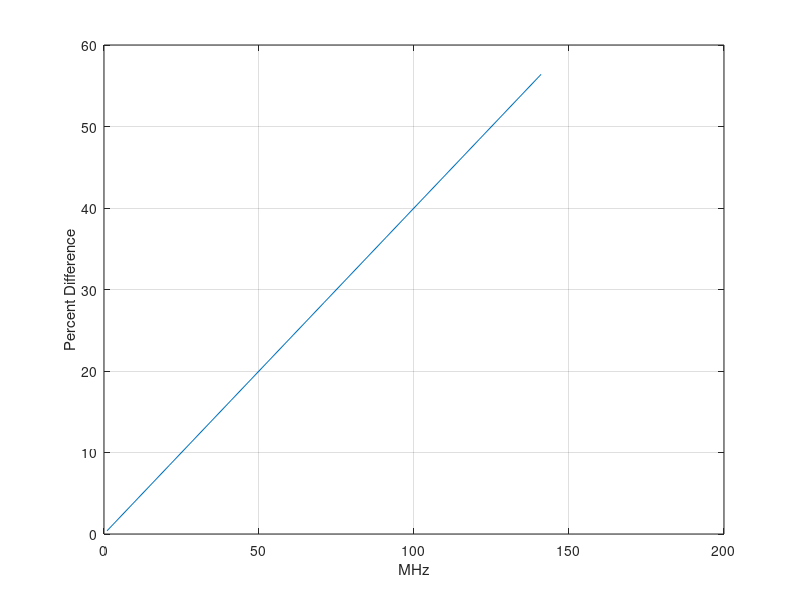

Write the MATLAB code that produced this figure.

DT = 4e-9;
Nob_MHz = 1:10:150;
Nob_Counts = Nob_MHz.*1800.*(3.75./150); 
Nt = Nob_Counts./(1-DT.*Nob_MHz.*1e6);

PD = ((Nt-Nob_Counts)./Nt).*100;

figure;
plot(Nob_MHz,PD)
grid on;
xlabel('MHz')
ylabel('Percent Difference')